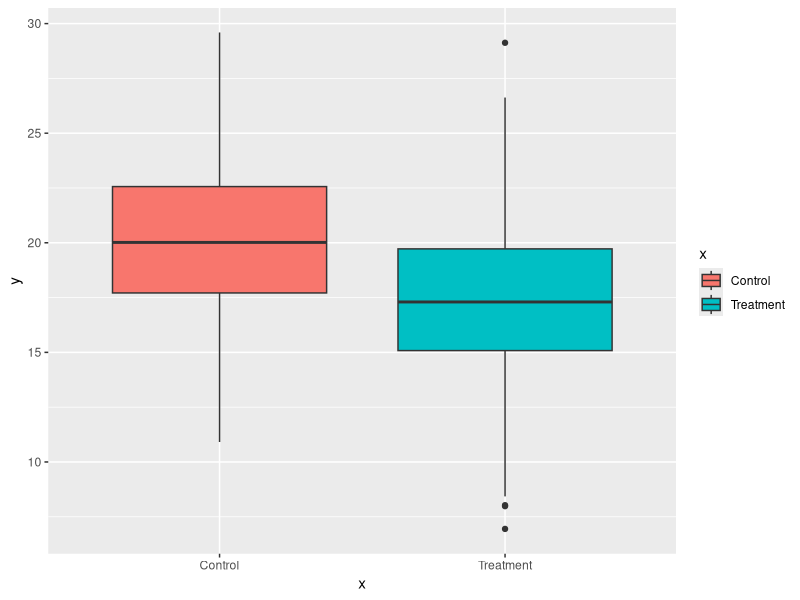
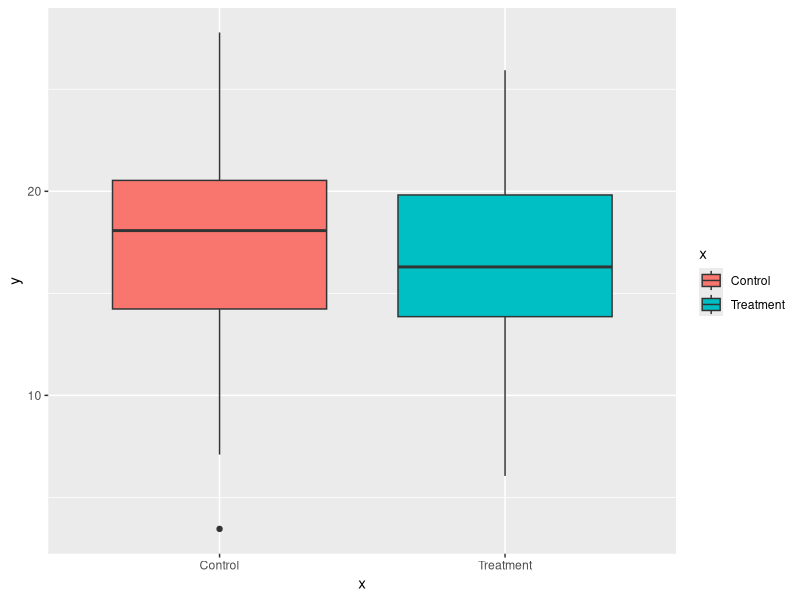
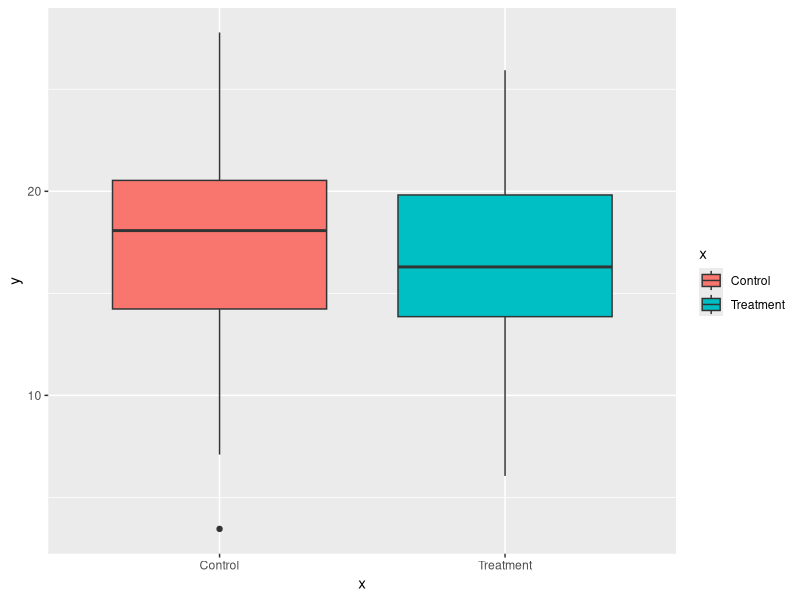
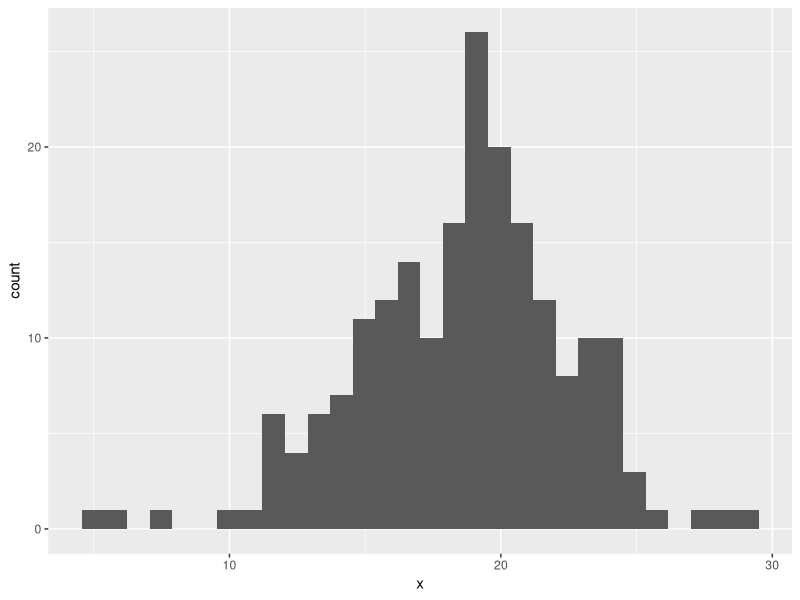

Source code (R) for these figures, in order:
## ---- chunk 1
#Global
library(tidyverse)
numbs <- 100
##################
# FUNCTION: Get Data
# INPUTS: mean and standard deviation, all numeric values
# OUTPUTS: data frame with 3 columns, ID, treatment type, measurements
#----------------------------
getData <- function(n1=numbs,mean1=20,sd1=4,mean2=17,sd2=4){

CopejumpC <- rnorm(n=n1,mean=mean1,sd=sd1)
CopejumpV <- rnorm(n=n1,mean=mean2,sd=sd2)

nControl <- c("Control")
nTreatment <- c("Treatment")

TreatVec <- c(rep(nControl,n1), rep(nTreatment,n1))


JumpLength <- c(CopejumpC,CopejumpV)
print(JumpLength)

ID <- seq_len(n1)

CopeData <- data.frame(ID,TreatVec,JumpLength)

return(CopeData)
}
#---------------------------
getData()

##################
# FUNCTION: Anova Analysis
# INPUTS: x and y vectors of numeric
# OUTPUTS: A box plot of dataSet
# this function runs an Anova
#----------------------------
AnovaAnalysis <- function(x=data$TreatVec, y=data$JumpLength,data=getData()){

ANOmodel <- aov(y~x,data=data)

ANOPlot <- ggplot(data=data,
                  aes(x=x,y=y,
                      fill=x)) +
  geom_boxplot()

return(print(ANOPlot))
}
#---------------------------
AnovaAnalysis()

##################
# FUNCTION: Statistical summary
# INPUTS:
# OUTPUTS: 
#----------------------------
AnovaSummary <- function(x=data$TreatVec, y=data$JumpLength,data=getData()){

ANOmodel <- aov(y~x,data=data)

ANOPlot <- ggplot(data=data,
                  aes(x=x,y=y,
                      fill=x)) +
  geom_boxplot()

return(summary(ANOmodel))
}

#---------------------------------------------------
AnovaSummary()

# Changed means 
getData1 <- getData(n1=numbs,mean1=18,sd1=4,mean2=16,sd2=4)
AnovaAnalysis1 <- AnovaAnalysis(data=getData1)
AnovaSummary1 <- AnovaSummary(data=getData1)

#----------------------------------------------------
# Changed Sample Size
getData2 <- getData(n1=24,mean1=18,sd1=4,mean2=16,sd2=4)
AnovaAnalysis2 <- AnovaAnalysis(data=getData1)
AnovaAnalysis2 <- AnovaSummary(data=getData1)

#----------------------------------------------------
# Making a new output graph

##################
# FUNCTION: Histogram
# INPUTS: x and y vectors of numeric
# OUTPUTS: A histogram of dataSet
# this function runs a histogram
#----------------------------
HistPlotAnalysis <- function(x= data$JumpLength, data=getData()){

HistPlot<- ggplot(data=data,
                  aes(x=x,
                      fill=x)) +
  geom_histogram()

return(print(HistPlot))
}
#---------------------------
HistPlotAnalysis()



